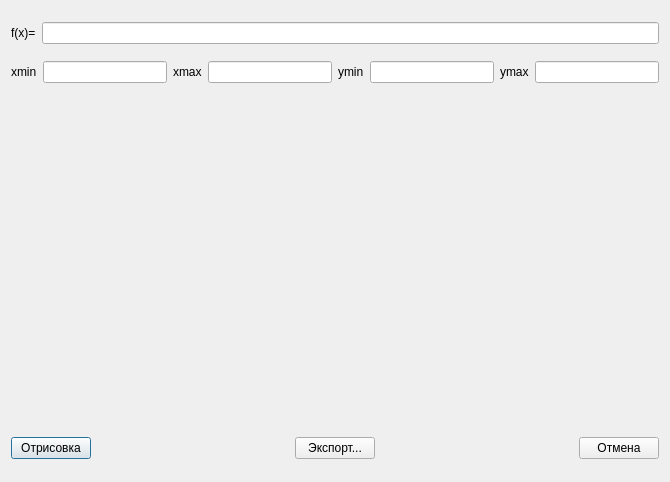
<?xml version="1.0" encoding="UTF-8"?>
<ui version="4.0">
 <class>plot</class>
 <widget class="QDialog" name="plot">
  <property name="geometry">
   <rect>
    <x>0</x>
    <y>0</y>
    <width>670</width>
    <height>482</height>
   </rect>
  </property>
  <property name="minimumSize">
   <size>
    <width>670</width>
    <height>482</height>
   </size>
  </property>
  <property name="maximumSize">
   <size>
    <width>670</width>
    <height>482</height>
   </size>
  </property>
  <property name="windowTitle">
   <string>SmallPAD</string>
  </property>
  <layout class="QGridLayout" name="gridLayout_6">
   <item row="0" column="0">
    <layout class="QGridLayout" name="gridLayout">
     <item row="0" column="0">
      <widget class="QLabel" name="label">
       <property name="text">
        <string>f(x)=</string>
       </property>
      </widget>
     </item>
     <item row="0" column="1">
      <widget class="QLineEdit" name="le_fx"/>
     </item>
    </layout>
   </item>
   <item row="1" column="0">
    <layout class="QGridLayout" name="gridLayout_5">
     <item row="0" column="0">
      <widget class="QLabel" name="label_4">
       <property name="text">
        <string>xmin</string>
       </property>
      </widget>
     </item>
     <item row="0" column="1">
      <widget class="QLineEdit" name="le_xmin"/>
     </item>
     <item row="0" column="2">
      <widget class="QLabel" name="label_5">
       <property name="text">
        <string>xmax</string>
       </property>
      </widget>
     </item>
     <item row="0" column="3">
      <widget class="QLineEdit" name="le_xmax"/>
     </item>
     <item row="0" column="4">
      <widget class="QLabel" name="label_7">
       <property name="text">
        <string>ymin</string>
       </property>
      </widget>
     </item>
     <item row="0" column="5">
      <widget class="QLineEdit" name="le_ymin"/>
     </item>
     <item row="0" column="6">
      <widget class="QLabel" name="label_6">
       <property name="text">
        <string>ymax</string>
       </property>
      </widget>
     </item>
     <item row="0" column="7">
      <widget class="QLineEdit" name="le_ymax"/>
     </item>
     <item row="1" column="0" colspan="8">
      <widget class="QCustomPlot" name="view" native="true">
       <property name="minimumSize">
        <size>
         <width>658</width>
         <height>331</height>
        </size>
       </property>
       <property name="maximumSize">
        <size>
         <width>658</width>
         <height>331</height>
        </size>
       </property>
      </widget>
     </item>
    </layout>
   </item>
   <item row="2" column="0">
    <layout class="QGridLayout" name="gridLayout_2">
     <item row="0" column="0">
      <widget class="QPushButton" name="pb_plot">
       <property name="text">
        <string>Отрисовка</string>
       </property>
      </widget>
     </item>
     <item row="0" column="1">
      <spacer name="horizontalSpacer">
       <property name="orientation">
        <enum>Qt::Horizontal</enum>
       </property>
       <property name="sizeHint" stdset="0">
        <size>
         <width>40</width>
         <height>20</height>
        </size>
       </property>
      </spacer>
     </item>
     <item row="0" column="2">
      <widget class="QPushButton" name="pb_export">
       <property name="text">
        <string>Экспорт...</string>
       </property>
      </widget>
     </item>
     <item row="0" column="3">
      <spacer name="horizontalSpacer_2">
       <property name="orientation">
        <enum>Qt::Horizontal</enum>
       </property>
       <property name="sizeHint" stdset="0">
        <size>
         <width>40</width>
         <height>20</height>
        </size>
       </property>
      </spacer>
     </item>
     <item row="0" column="4">
      <widget class="QPushButton" name="pb_cancel">
       <property name="text">
        <string>Отмена</string>
       </property>
      </widget>
     </item>
    </layout>
   </item>
  </layout>
 </widget>
 <customwidgets>
  <customwidget>
   <class>QCustomPlot</class>
   <extends>QWidget</extends>
   <header location="global">qcustomplot.h</header>
   <container>1</container>
  </customwidget>
 </customwidgets>
 <resources/>
 <connections/>
</ui>
